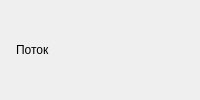
<?xml version="1.0" encoding="UTF-8"?>
<ui version="4.0">
 <class>EventLogWidget</class>
 <widget class="QWidget" name="EventLogWidget">
  <layout class="QVBoxLayout" name="layout_root">
   <property name="leftMargin"><number>16</number></property>
   <property name="topMargin"><number>14</number></property>
   <property name="rightMargin"><number>16</number></property>
   <property name="bottomMargin"><number>14</number></property>
   <property name="spacing"><number>14</number></property>
   <item>
    <layout class="QHBoxLayout" name="layout_header">
     <item><widget class="QLabel" name="label_title"><property name="text"><string>Поток</string></property></widget></item>
     <item><spacer name="spacer_header"><property name="orientation"><enum>Qt::Horizontal</enum></property><property name="sizeHint" stdset="0"><size><width>20</width><height>0</height></size></property></spacer></item>
     <item><layout class="QHBoxLayout" name="layout_filters"><property name="spacing"><number>6</number></property></layout></item>
    </layout>
   </item>
   <item><layout class="QVBoxLayout" name="layout_log"/></item>
  </layout>
 </widget>
 <resources/>
 <connections/>
</ui>
